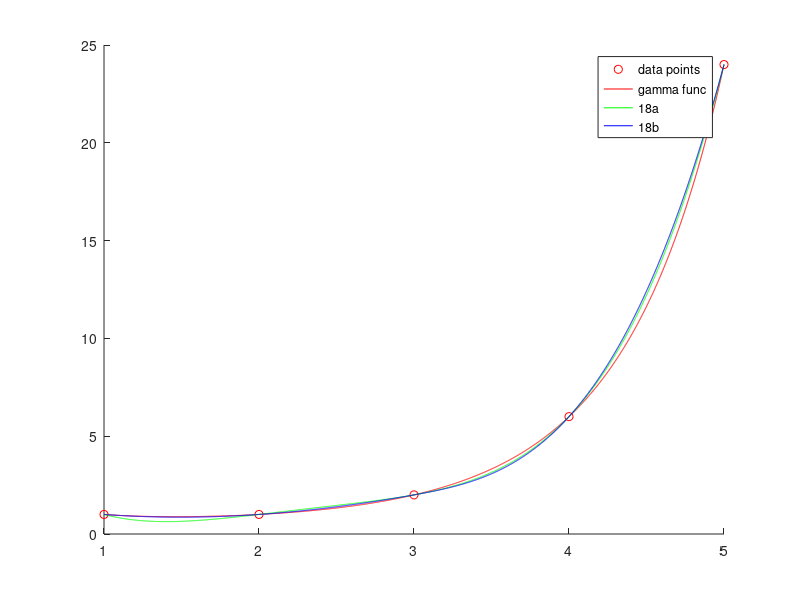
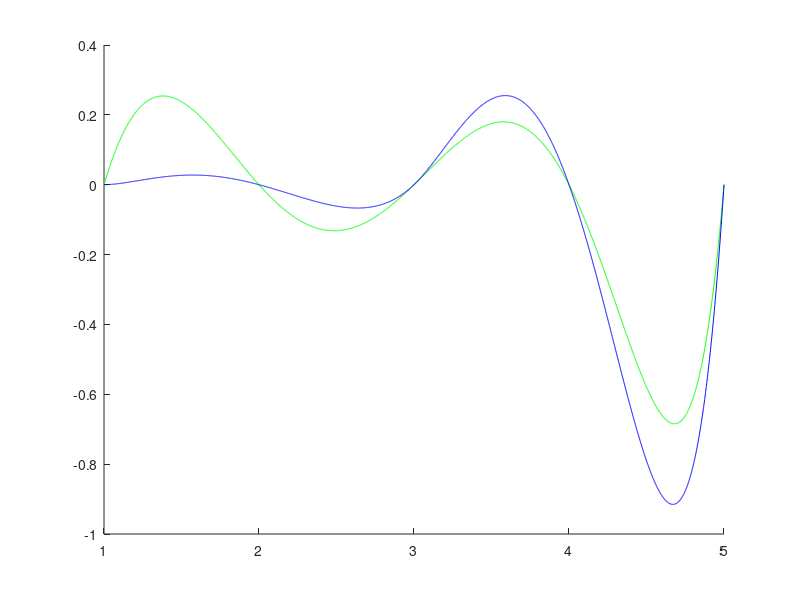

The MATLAB source for these figures, in order:
% basic data
x_data = 1:5;
x_data = x_data(:);

y_data = [1; 1; 2; 6; 24];

xs = 1:0.001:5;

%
% problem 18a
% polynomial interpolant of degree four
%
V = vander(x_data);
cs_a = V \ y_data;

%
% problem 18b
%
res_b = spline(x_data, y_data, xs);

%
% plot interpolants, data points, gamma function
%
figure(3);
hold on;
plot(x_data, y_data, 'ro'); % data points
plot(xs, gamma(xs), 'r-'); % gamma function itself
plot(xs, polyval(cs_a, xs), 'g-'); % 18a
plot(xs, res_b, 'b-'); % 18b
legend('data points', 'gamma func', '18a', '18b');

%
% plot error
%
figure(4);
hold on;
plot(xs, gamma(xs) - polyval(cs_a, xs), 'g-'); % err 18a
plot(xs, gamma(xs) - res_b, 'b-'); % err 18b